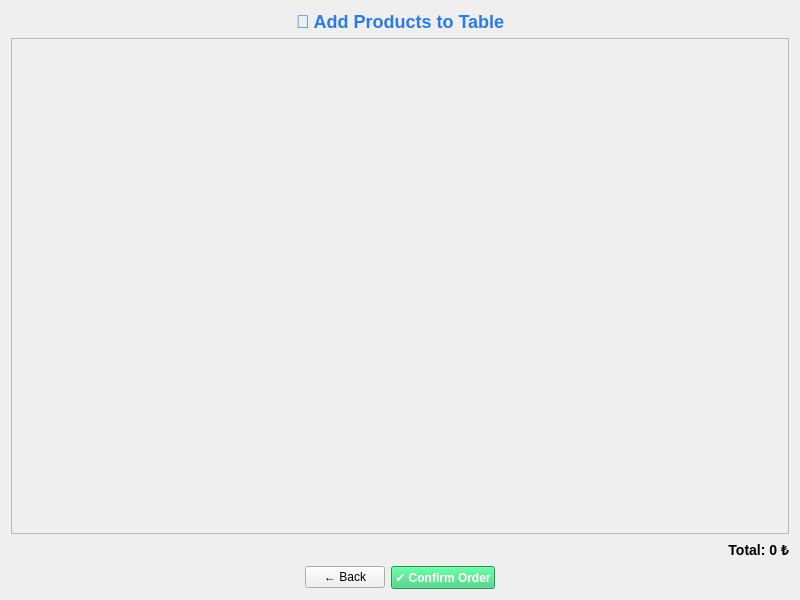
<?xml version="1.0" encoding="UTF-8"?>
<ui version="4.0">
 <class>OrderPage</class>
 <widget class="QWidget" name="OrderPage">
  <property name="geometry">
   <rect>
    <x>0</x>
    <y>0</y>
    <width>800</width>
    <height>600</height>
   </rect>
  </property>
  <layout class="QVBoxLayout" name="layoutMain">

   <item>
    <widget class="QLabel" name="labelTitle">
     <property name="text">
      <string>🧾 Add Products to Table</string>
     </property>
     <property name="alignment">
      <set>Qt::AlignHCenter</set>
     </property>
     <property name="styleSheet">
      <string>font-size: 18px; font-weight: bold; color: #2c7be5;</string>
     </property>
    </widget>
   </item>

   <item>
    <widget class="QScrollArea" name="scrollArea">
     <property name="widgetResizable">
      <bool>true</bool>
     </property>
     <widget class="QWidget" name="scrollAreaWidgetContents">
      <layout class="QGridLayout" name="gridLayoutProducts"/>
     </widget>
    </widget>
   </item>

   <item>
    <widget class="QLabel" name="labelTotal">
     <property name="text">
      <string>Total: 0 ₺</string>
     </property>
     <property name="alignment">
      <set>Qt::AlignRight</set>
     </property>
     <property name="styleSheet">
      <string>font-size: 14px; font-weight: bold;</string>
     </property>
    </widget>
   </item>

   <item>
    <layout class="QHBoxLayout" name="layoutButtons">

     <item>
      <spacer name="spacerLeft">
       <property name="orientation">
        <enum>Qt::Horizontal</enum>
       </property>
       <property name="sizeHint" stdset="0">
        <size>
         <width>40</width>
         <height>20</height>
        </size>
       </property>
      </spacer>
     </item>

     <item>
      <widget class="QPushButton" name="buttonBack">
       <property name="text">
        <string>← Back</string>
       </property>
      </widget>
     </item>

     <item>
      <widget class="QPushButton" name="buttonConfirmOrder">
       <property name="text">
        <string>✔ Confirm Order</string>
       </property>
       <property name="styleSheet">
        <string>font-weight: bold; background-color: #2ecc71; color: white;</string>
       </property>
      </widget>
     </item>

     <item>
      <spacer name="spacerRight">
       <property name="orientation">
        <enum>Qt::Horizontal</enum>
       </property>
       <property name="sizeHint" stdset="0">
        <size>
         <width>40</width>
         <height>20</height>
        </size>
       </property>
      </spacer>
     </item>

    </layout>
   </item>

  </layout>
 </widget>
 <resources/>
 <connections/>
</ui>
